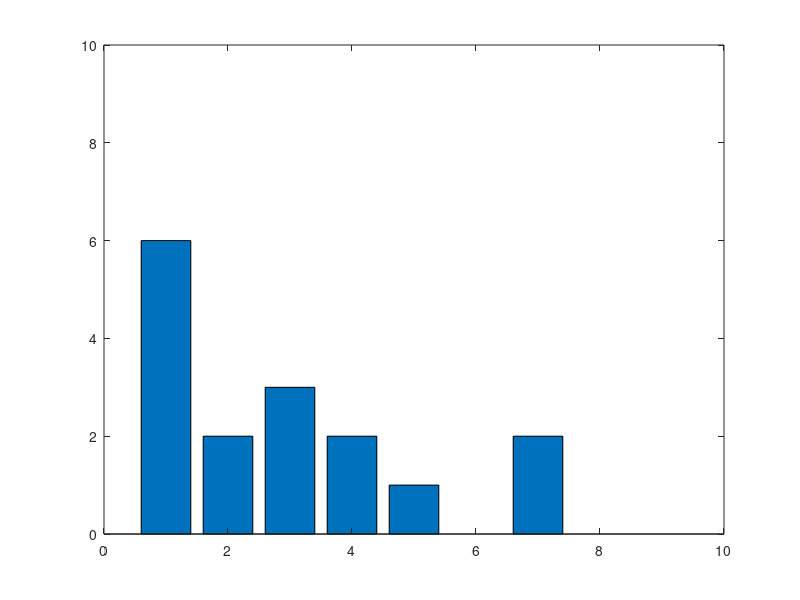
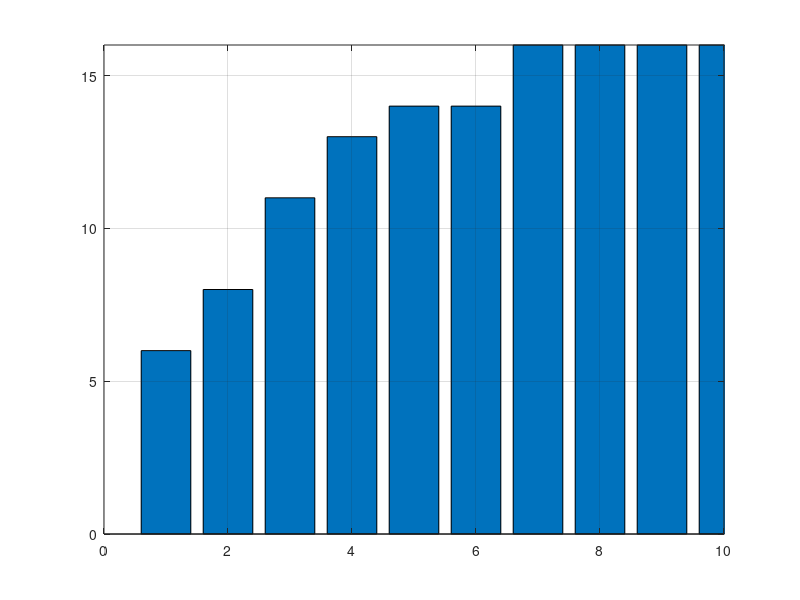

Recreate these plots in MATLAB, in order.
Citra_3_bit = [1 3 4 5; 1 2 1 1; 3 3 4 7; 2 1 1 7];

% Histogram
[n m] = size(Citra_3_bit);
H  = zeros(1,256);
for  x = 1 : n
    for y = 1: m
      ii = Citra_3_bit(x,y);
      H(ii+1) = H(ii+1) +1;
    end
end
figure(1)
grid on
bar(0:255,H);
axis([0 10 0 10])

% Distribusi Komulatif
for w = 1: 256
    c(w) = sum(H(1:w));
end
figure(2)
bar(0:255,c)
grid on
axis([0 10 0 m*n])
